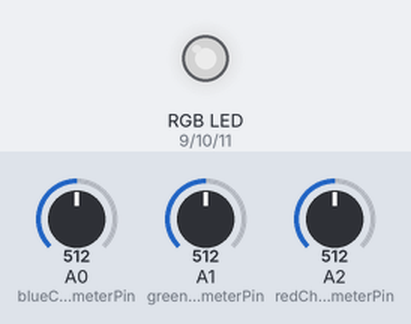
Recording of a sketch running on a simulated Arduino Uno, built with avr-gcc and run on an emulated ATmega328P. Parts: an RGB LED mixed from three pins (HIGH = lit). Inputs (shaded band) come from the test bench; at power-on: A0 (blueChannelPotentiometerPin) = 512, A1 (greenChannelPotentiometerPin) = 512, A2 (redChannelPotentiometerPin) = 512. Dim RGB values are drawn brighter than linear.

Above: at 1.2 s.
1.3 s: A0 (blueChannelPotentiometerPin) set to 716
At 1.9 s:
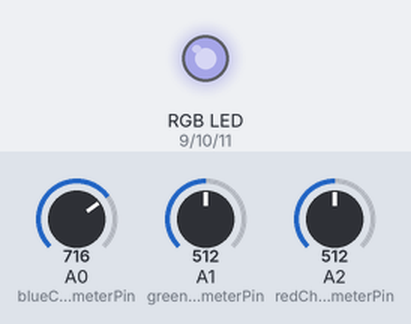
2.8 s: A1 (greenChannelPotentiometerPin) set to 716
At 3.1 s:
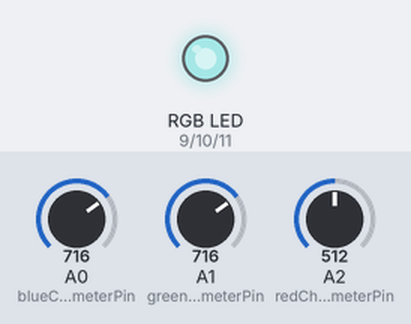
4.3 s: A2 (redChannelPotentiometerPin) set to 716
At 5.4 s:
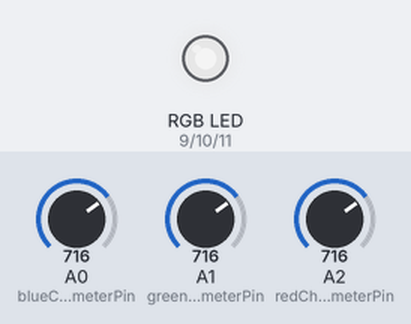
5.8 s: A0 (blueChannelPotentiometerPin) set to 900
At 6.5 s:
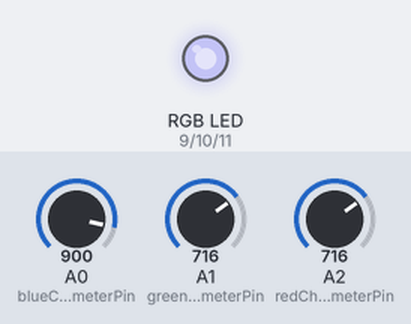
7.3 s: A1 (greenChannelPotentiometerPin) set to 900
At 7.7 s:
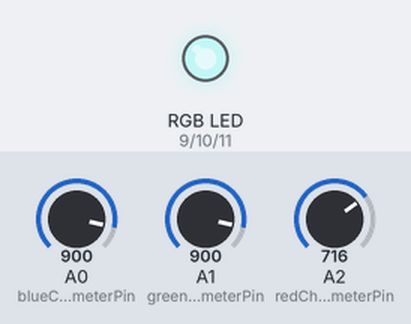
8.8 s: A2 (redChannelPotentiometerPin) set to 900
At 10.0 s:
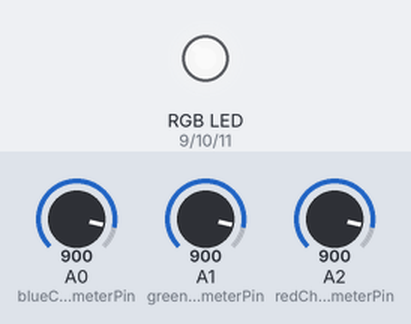
Timing chart, 0 to 11.3 s (numbered marks = the images above; inputs shaded):
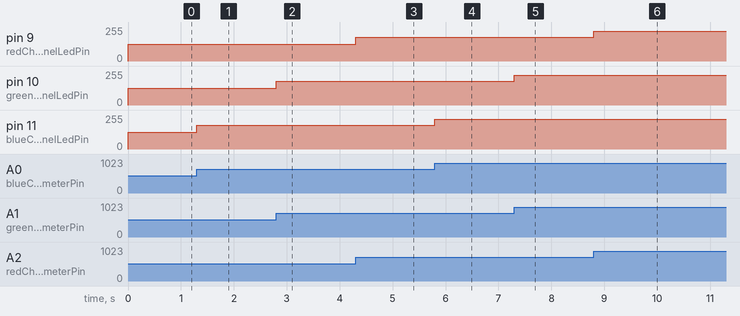

Measured:
- after the input at 1.3 s, pin 11 (blueChannelLedPin): 127/255 → 178/255 at once
- after the input at 2.8 s, pin 10 (greenChannelLedPin): 127/255 → 178/255 at once
- after the input at 4.3 s, pin 9 (redChannelLedPin): 127/255 → 178/255 at once
- after the input at 5.8 s, pin 11 (blueChannelLedPin): 178/255 → 224/255 at once
- after the input at 7.3 s, pin 10 (greenChannelLedPin): 178/255 → 224/255 at once
- after the input at 8.8 s, pin 9 (redChannelLedPin): 178/255 → 224/255 at once

The sketch:

homework_2.ino
```cpp
/*
  Homework 2

  This sketch reads each value of the three potentiometers and writes a mapped value
  to the RGB LED's pins. I'm using a separate potentiometer for controlling each color of the
  RGB LED: Red, Green and Blue.

  The circuit:
  * 3 potentiometers attached to analog inputs A0, A1 and A2
  * a RGB LED for output:
      - Red channel attached to digital pin ~9
      - Green channel attached to digital pin ~10
      - Blue channel attached to digital pin ~11

  Created 21/10/2023
  By Ana-Iulia Staci

  https://github.com/iuliastaci/IntroductionToRobotics

*/

// Define the analog pin for the 3 potentiometers.
const int blueChannelPotentiometerPin = A0;
const int greenChannelPotentiometerPin = A1;
const int redChannelPotentiometerPin = A2;

// Define the digital pin for each color channel of the RGB LED.
const int blueChannelLedPin = 11;
const int greenChannelLedPin = 10;
const int redChannelLedPin = 9;

// Minimum and maximum values for analog readings.
const int minAnalogValue = 0;
const int maxAnalogValue = 1023;

// Minimum and maximum values for each color channel of the RGB LED.
const int minRedChannelValue = 0;
const int maxRedChannelValue = 255;
const int minBlueChannelValue = 0;
const int maxBlueChannelValue = 255;
const int minGreenChannelValue = 0;
const int maxGreenChannelValue = 255;


void setup() {
  Serial.begin(9600); // Initialize the serial communication for debugging.
  // Set the RGB LED pins as an output.
  pinMode(redChannelLedPin, OUTPUT);
  pinMode(blueChannelLedPin, OUTPUT);
  pinMode(greenChannelLedPin, OUTPUT);

}

void loop() {
  // Read the analog values from the potentiometers.
  float blueChannelPotentiometerValue = analogRead(blueChannelPotentiometerPin);
  float greenChannelPotentiometerValue = analogRead(greenChannelPotentiometerPin);
  float redChannelPotentiometerValue = analogRead(redChannelPotentiometerPin);

  //Map the analog values to LED intensity values.
  float blueChannelLedValue = map(blueChannelPotentiometerValue, minAnalogValue, maxAnalogValue, minBlueChannelValue, maxBlueChannelValue);
  float greenChannelLedValue = map(greenChannelPotentiometerValue, minAnalogValue, maxAnalogValue, minGreenChannelValue, maxGreenChannelValue);
  float redChannelLedValue = map(redChannelPotentiometerValue, minAnalogValue, maxAnalogValue, minRedChannelValue, maxRedChannelValue);

  // Update the LED colors using analogWrite.
  analogWrite(blueChannelLedPin, blueChannelLedValue);
  analogWrite(greenChannelLedPin, greenChannelLedValue);
  analogWrite(redChannelLedPin, redChannelLedValue);

}
```
